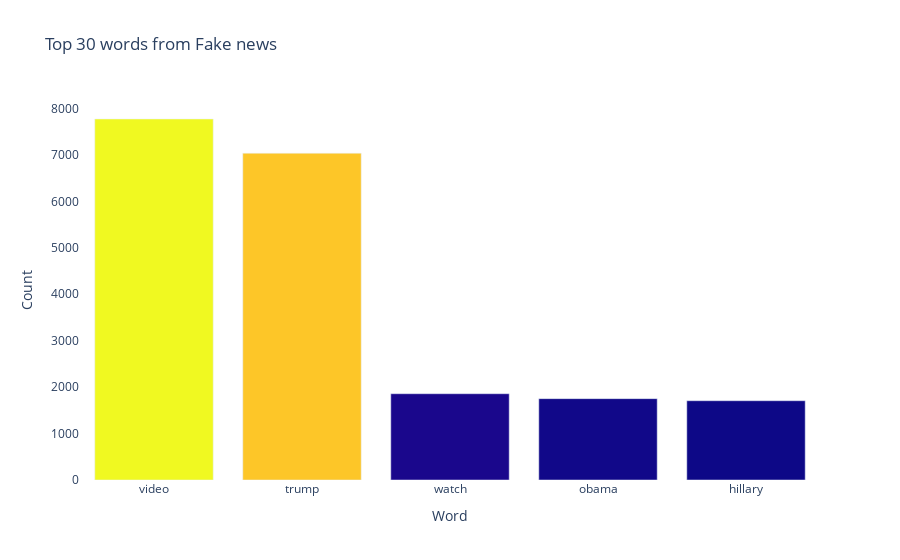

The cell this chart's notebook holds for it:
### Code cell
## 1 gram for fake

fake_news=pd.DataFrame(pd.Series(' '.join(df_[df_['output']==0]['news']).split()).value_counts())

fake_news30=fake_news.head(5)

plot_data = [
    go.Bar(
        x=fake_news30.index,
        y=fake_news30[0],
        #name='True',
        #x_axis="OTI",
        #y_axis="time",
        marker = dict(
            color = fake_news30[0]
        )
    )
]
plot_layout = go.Layout(
        title='Top 30 words from Fake news',
        yaxis_title='Count',
        xaxis_title='Word',
        plot_bgcolor='rgba(0,0,0,0)'
    )
fig = go.Figure(data=plot_data, layout=plot_layout)
pyoff.iplot(fig)

### Figure 1 — Plotly figure (JSON) as saved in the notebook; plotly's stock layout.template omitted (floating-point values rounded to 4 significant figures)
{"data": [{"marker": {"color": [7774, 7037, 1858, 1752, 1707]}, "type": "bar", "x": ["video", "trump", "watch", "obama", "hillary"], "y": [7774, 7037, 1858, 1752, 1707]}], "layout": {"plot_bgcolor": "rgba(0,0,0,0)", "title": {"text": "Top 30 words from Fake news"}, "xaxis": {"title": {"text": "Word"}}, "yaxis": {"title": {"text": "Count"}}}}
